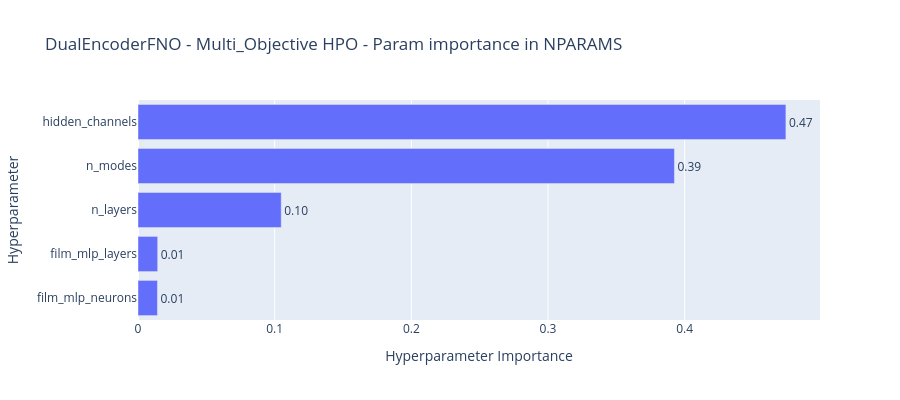

This figure's notebook cell:
### Code cell
fig_importance_params = vis.plot_param_importances(
    study, 
    target=lambda t: t.values[1],
    target_name="N Params"
)
fig_importance_params.update_layout(height=400, title="DualEncoderFNO - Multi_Objective HPO - Param importance in NPARAMS")
fig_importance_params.show()
fig_importance_params.write_html(str(cfg.hpo_dir / "rve2_hpo_param_importance_NPARAMS.html"))
print("✅ Parameter Importance saved")

### Figure 1 — Plotly figure (JSON) as saved in the notebook; plotly's stock layout.template omitted (floating-point values rounded to 4 significant figures)
{"data": [{"cliponaxis": false, "hovertemplate": ["film_mlp_neurons (CategoricalDistribution): 0.014240980073497988<extra></extra>", "film_mlp_layers (CategoricalDistribution): 0.014399205210146081<extra></extra>", "n_layers (CategoricalDistribution): 0.10480702000220048<extra></extra>", "n_modes (CategoricalDistribution): 0.3925053331681312<extra></extra>", "hidden_channels (CategoricalDistribution): 0.4740474615460243<extra></extra>"], "name": "N Params", "orientation": "h", "text": ["0.01", "0.01", "0.10", "0.39", "0.47"], "textposition": "outside", "type": "bar", "x": [0.01424, 0.0144, 0.1048, 0.3925, 0.474], "y": ["film_mlp_neurons", "film_mlp_layers", "n_layers", "n_modes", "hidden_channels"]}], "layout": {"height": 400, "title": {"text": "DualEncoderFNO - Multi_Objective HPO - Param importance in NPARAMS"}, "xaxis": {"title": {"text": "Hyperparameter Importance"}}, "yaxis": {"title": {"text": "Hyperparameter"}}}}
